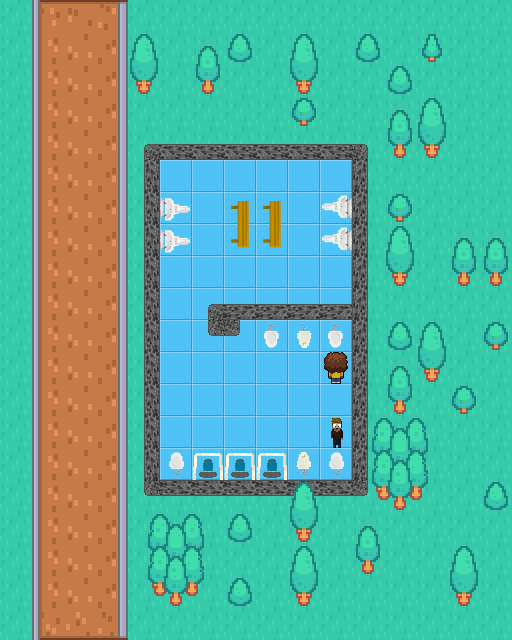

A 2D game scene composited from a Tiled map and its tileset images. What follows is a short description and the map's XML, with every tile layer's data as written:
An orthogonal 16x20 tile map with 32x32 px tiles, 4 tile layers (Background, Walls, Object_pictures, Decoration), 12 tilesets and 22 objects (13x obstacle, 5x toilet_wrong, toilet_correct, npc_wide, npc_slim, ...).

<map version="1.10" tiledversion="1.11.2" orientation="orthogonal" renderorder="right-down" width="16" height="20" tilewidth="32" tileheight="32" infinite="0" nextlayerid="8" nextobjectid="76">
 <tileset firstgid="1" source="floor.tsx" />
 <tileset firstgid="4" source="outer.tsx" />
 <tileset firstgid="58" source="orange_wall.tsx" />
 <tileset firstgid="60" source="toilets_objects.tsx" />
 <tileset firstgid="69" source="orange_wall_half.tsx" />
 <tileset firstgid="71" source="Bob.tsx" />
 <tileset firstgid="75" source="restroom_assets.tsx" />
 <tileset firstgid="79" source="walls.tsx" />
 <tileset firstgid="85" source="businessman_npc.tsx" />
 <tileset firstgid="89" source="julia_npc.tsx" />
 <tileset firstgid="93" source="brown_npc.tsx" />
 <tileset firstgid="97" source="green_npc.tsx" />
 <layer id="1" name="Background" width="16" height="20">
  <data encoding="csv">
14,14,14,14,14,14,14,14,14,14,14,14,14,14,14,14,
14,14,14,14,14,14,14,14,14,14,14,14,14,14,14,14,
14,14,14,14,14,14,14,14,14,14,14,14,14,14,14,14,
14,14,14,14,14,14,14,14,14,14,14,14,14,14,14,14,
14,14,14,14,14,14,14,14,14,14,14,14,14,14,14,14,
14,14,14,14,14,1,1,1,1,1,1,14,14,14,14,14,
14,14,14,14,14,1,1,1,1,1,1,14,14,14,14,14,
14,14,14,14,14,1,1,1,1,1,1,14,14,14,14,14,
14,14,14,14,14,1,1,1,1,1,1,14,14,14,14,14,
14,14,14,14,14,1,1,1,1,1,1,14,14,14,14,14,
14,14,14,14,14,1,1,1,1,1,1,14,14,14,14,14,
14,14,14,14,14,1,1,1,1,1,1,14,14,14,14,14,
14,14,14,14,14,1,1,1,1,1,1,14,14,14,14,14,
14,14,14,14,14,1,1,1,1,1,1,14,14,14,14,14,
14,14,14,14,14,1,1,1,1,1,1,14,14,14,14,14,
14,14,14,14,14,14,14,14,14,14,14,14,14,14,14,14,
14,14,14,14,14,14,14,14,14,14,14,14,14,14,14,14,
14,14,14,14,14,14,14,14,14,14,14,14,14,14,14,14,
14,14,14,14,14,14,14,14,14,14,14,14,14,14,14,14,
14,14,14,14,14,14,14,14,14,14,14,14,14,14,14,14
</data>
 </layer>
 <layer id="2" name="Walls" width="16" height="20">
  <data encoding="csv">
0,0,0,0,0,0,0,0,0,0,0,0,0,0,0,0,
0,0,0,0,0,0,0,0,0,0,0,0,0,0,0,0,
0,0,0,0,0,0,0,0,0,0,0,0,0,0,0,0,
0,0,0,0,0,0,0,0,0,0,0,0,0,0,0,0,
0,0,0,0,3221225556,536870994,536870994,536870994,536870994,536870994,536870994,1610612820,0,0,0,0,
0,0,0,0,82,0,0,0,0,0,0,2147483730,0,0,0,0,
0,0,0,0,82,0,0,0,0,0,0,2147483730,0,0,0,0,
0,0,0,0,82,0,0,0,0,0,0,2147483730,0,0,0,0,
0,0,0,0,82,0,0,0,0,0,0,2147483730,0,0,0,0,
0,0,0,0,82,0,3221225556,2684354642,2684354642,2684354642,2684354642,2147483730,0,0,0,0,
0,0,0,0,82,0,2684354644,84,0,0,0,2147483730,0,0,0,0,
0,0,0,0,82,0,0,0,0,0,0,2147483730,0,0,0,0,
0,0,0,0,82,0,0,0,0,0,0,2147483730,0,0,0,0,
0,0,0,0,82,0,0,0,0,0,0,2147483730,0,0,0,0,
0,0,0,0,82,0,0,0,0,0,0,2147483730,0,0,0,0,
0,0,0,0,2684354644,3758096466,3758096466,3758096466,3758096466,3758096466,3758096466,84,0,0,0,0,
0,0,0,0,0,0,0,0,0,0,0,0,0,0,0,0,
0,0,0,0,0,0,0,0,0,0,0,0,0,0,0,0,
0,0,0,0,0,0,0,0,0,0,0,0,0,0,0,0,
0,0,0,0,0,0,0,0,0,0,0,0,0,0,0,0
</data>
 </layer>
 <layer id="4" name="Object_pictures" width="16" height="20">
  <data encoding="csv">
0,0,0,0,0,0,0,0,0,0,0,0,0,0,0,0,
0,0,0,0,0,0,0,0,0,0,0,0,0,0,0,0,
0,0,0,0,0,0,0,0,0,0,0,0,0,0,0,0,
0,0,0,0,0,0,0,0,0,0,0,0,0,0,0,0,
0,0,0,0,0,0,0,0,0,0,0,0,0,0,0,0,
0,0,0,0,0,0,0,0,0,0,0,0,0,0,0,0,
0,0,0,0,0,1610612813,0,2684354635,2684354635,0,2684354637,0,0,0,0,0,
0,0,0,0,0,1610612813,0,2684354636,2684354636,0,2684354637,0,0,0,0,0,
0,0,0,0,0,0,0,0,0,0,0,0,0,0,0,0,
0,0,0,0,0,0,0,0,0,0,0,0,0,0,0,0,
0,0,0,0,0,0,0,0,67,66,67,0,0,0,0,0,
0,0,0,0,0,0,0,0,0,0,91,0,0,0,0,0,
0,0,0,0,0,0,0,0,0,0,0,0,0,0,0,0,
0,0,0,0,0,0,0,0,0,0,96,0,0,0,0,0,
0,0,0,0,0,3221225539,3221225533,3221225533,3221225533,3221225538,3221225539,0,0,0,0,0,
0,0,0,0,0,0,0,0,0,0,0,0,0,0,0,0,
0,0,0,0,0,0,0,0,0,0,0,0,0,0,0,0,
0,0,0,0,0,0,0,0,0,0,0,0,0,0,0,0,
0,0,0,0,0,0,0,0,0,0,0,0,0,0,0,0,
0,0,0,0,0,0,0,0,0,0,0,0,0,0,0,0
</data>
 </layer>
 <layer id="7" name="Decoration" width="16" height="20">
  <data encoding="csv">
0,1610612769,1610612778,1610612787,0,0,0,0,0,0,0,0,0,0,0,0,
0,1610612768,1610612777,1610612786,34,0,35,39,0,34,0,39,0,48,0,0,
0,1610612768,1610612777,1610612786,43,0,44,0,0,43,0,0,39,0,0,0,
0,1610612768,1610612777,1610612786,0,0,0,0,0,57,0,0,35,34,0,0,
0,1610612768,1610612777,1610612786,0,0,0,0,0,0,0,0,44,43,0,0,
0,1610612768,1610612777,1610612786,0,0,0,0,0,0,0,0,0,0,0,0,
0,1610612768,1610612777,1610612786,0,1610612814,0,0,0,0,2684354638,0,57,0,0,0,
0,1610612768,1610612777,1610612786,0,1610612814,0,0,0,0,2684354638,0,34,0,35,35,
0,1610612768,1610612777,1610612786,0,0,0,0,0,0,0,0,43,0,44,44,
0,1610612768,1610612777,1610612786,0,0,0,0,0,0,0,0,0,0,0,0,
0,1610612768,1610612777,1610612786,0,0,0,0,0,0,0,0,39,34,0,57,
0,1610612768,1610612777,1610612786,0,0,0,0,0,0,0,0,35,43,0,0,
0,1610612768,1610612777,1610612786,0,0,0,0,0,0,0,0,44,0,57,0,
0,1610612768,1610612777,1610612786,0,0,0,0,0,0,0,36,37,38,0,0,
0,1610612768,1610612777,1610612786,0,0,0,0,0,0,0,45,46,47,0,0,
0,1610612768,1610612777,1610612786,0,0,0,0,0,34,0,54,55,56,0,39,
0,1610612768,1610612777,1610612786,36,37,38,39,0,43,0,35,0,0,0,0,
0,1610612768,1610612777,1610612786,45,46,47,0,0,34,0,44,0,0,34,0,
0,1610612768,1610612777,1610612786,54,55,56,39,0,43,0,0,0,0,43,0,
0,1610612767,1610612776,1610612785,0,0,0,0,0,0,0,0,0,0,0,0
</data>
 </layer>
 <objectgroup id="5" name="Objects">
  <object id="22" name="Wall" type="obstacle" x="128" y="128" width="32" height="384" />
  <object id="23" name="Wall" type="obstacle" x="160" y="480" width="192" height="32" />
  <object id="24" name="Wall" type="obstacle" x="352" y="128" width="32" height="384" />
  <object id="25" name="Wall" type="obstacle" x="160" y="128" width="192" height="32" />
  <object id="40" name="Toilets" type="obstacle" x="192" y="452.588" width="96" height="27.412" />
  <object id="46" name="Correct" type="toilet_correct" x="256" y="320" width="32" height="32" />
  <object id="47" name="Sink" type="obstacle" x="160" y="228.271" width="32" height="23.458" />
  <object id="48" name="Wrong" type="toilet_wrong" x="288" y="320" width="32" height="32" />
  <object id="49" name="Wrong" type="toilet_wrong" x="320" y="320" width="32" height="32" />
  <object id="50" name="Wrong" type="toilet_wrong" x="288.02" y="448" width="32" height="32" />
  <object id="51" name="Wrong" type="toilet_wrong" x="320" y="448" width="32" height="32" />
  <object id="52" name="Wrong" type="toilet_wrong" x="160" y="448" width="32" height="32" />
  <object id="53" name="Sink" type="obstacle" x="160" y="195.646" width="32" height="24.708" />
  <object id="54" name="Sink" type="obstacle" x="320" y="228.577" width="32.0005" height="22.8453" />
  <object id="55" name="Sink" type="obstacle" x="320" y="196.545" width="32" height="22.91" />
  <object id="56" name="Bench" type="obstacle" x="268.997" y="200.999" width="12" height="47.0151" />
  <object id="63" name="Wall" type="obstacle" x="208.007" y="304.007" width="143.991" height="15.9922" />
  <object id="64" name="Wall" type="obstacle" x="208.006" y="320" width="31.9903" height="15.9922" />
  <object id="66" name="Bench" type="obstacle" x="236.99" y="201.001" width="12" height="46.9001" />
  <object id="72" name="NPC" type="npc_wide" x="320" y="352" width="32" height="32" />
  <object id="74" name="NPC" type="npc_slim" x="320" y="416" width="32" height="32" />
 </objectgroup>
 <objectgroup id="6" name="Spawnpoint">
  <object id="12" name="Spawnpoint" type="spawnpoint" x="288" y="256" width="32" height="32" />
 </objectgroup>
</map>
